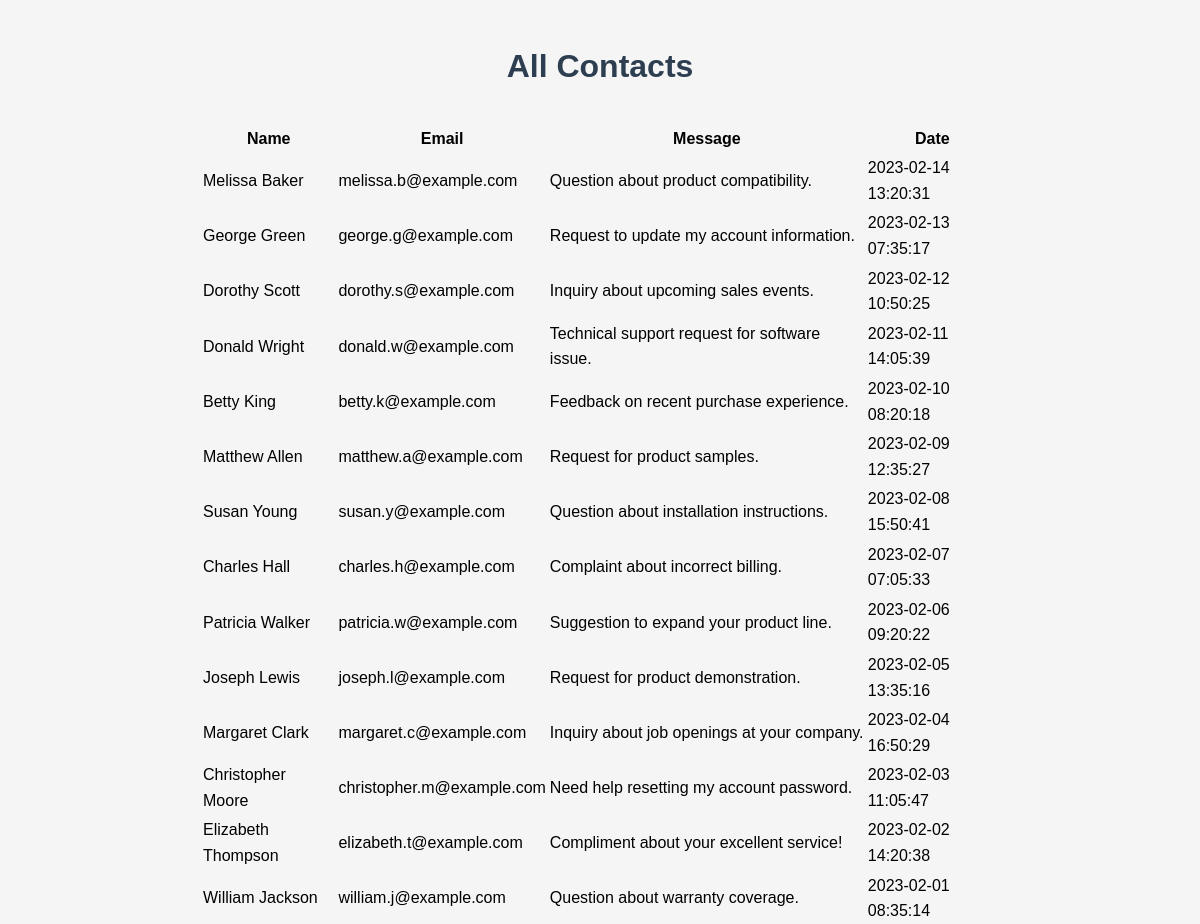
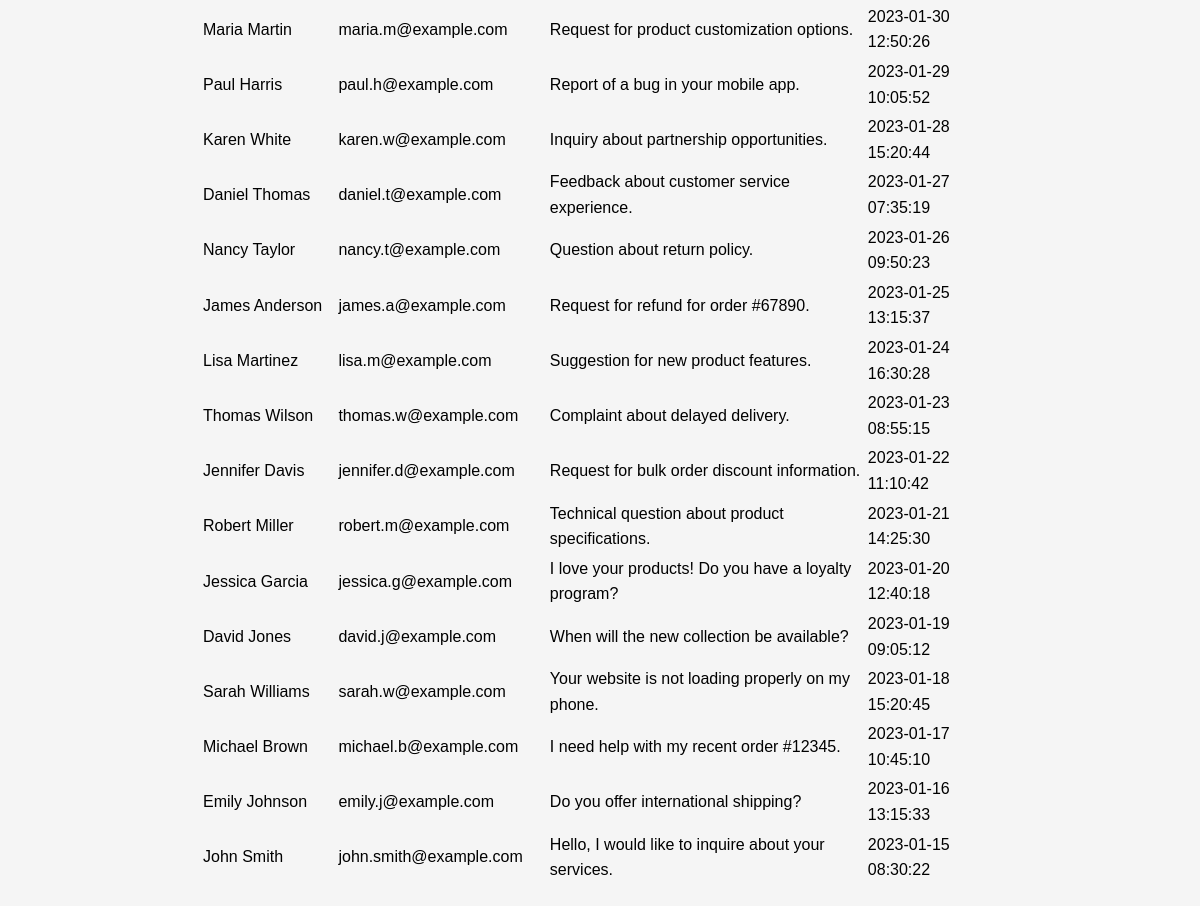
The app's page /view_contacts.php with its own data (2 pictures, top to bottom).
### tables this page shows
CREATE TABLE `contacts` (
  `id` int(11) NOT NULL,
  `name` varchar(100) NOT NULL,
  `email` varchar(100) NOT NULL,
  `message` text DEFAULT NULL,
  `created_at` timestamp NOT NULL DEFAULT current_timestamp()
);

### view_contacts.php (the view, shortened to what this page needs)
<?php
require 'includes/db_connect.php';
$sql = "SELECT * FROM contacts ORDER BY created_at DESC";
$result = $conn->query($sql);
?>
<!DOCTYPE html>
<html>
<head>
    <link rel="stylesheet" href="assets/css/style.css">
</head>
<body>
    <h1>All Contacts</h1>
    <table>
        <tr>
            <th>Name</th>
            <th>Email</th>
            <th>Message</th>
            <th>Date</th>
        </tr>
        <?php while($row = $result->fetch_assoc()): ?>
        <tr>
            <td><?= htmlspecialchars($row['name']) ?></td>
            <td><?= htmlspecialchars($row['email']) ?></td>
            <td><?= htmlspecialchars($row['message']) ?></td>
            <td><?= $row['created_at'] ?></td>
        </tr>
        <?php endwhile; ?>
    </table>
</body>
</html>

### assets/css/style.css (style rules this page uses)
body { font-family: 'Arial', sans-serif; line-height: 1.6; background: #f5f5f5; padding: 20px; max-width: 800px; margin: 0 auto; }
h1 { color: #2c3e50; text-align: center; margin-bottom: 30px; }

### records on screen
contacts: name "Melissa Baker", email "melissa.b@example.com", message "Question about product compatibility.", created_at "2023-02-14 13:20:31"
contacts: name "George Green", email "george.g@example.com", message "Request to update my account information.", created_at "2023-02-13 07:35:17"
contacts: name "Dorothy Scott", email "dorothy.s@example.com", message "Inquiry about upcoming sales events.", created_at "2023-02-12 10:50:25"
contacts: name "Donald Wright", email "donald.w@example.com", message "Technical support request for software issue.", created_at "2023-02-11 14:05:39"
contacts: name "Betty King", email "betty.k@example.com", message "Feedback on recent purchase experience.", created_at "2023-02-10 08:20:18"
contacts: name "Matthew Allen", email "matthew.a@example.com", message "Request for product samples.", created_at "2023-02-09 12:35:27"
contacts: name "Susan Young", email "susan.y@example.com", message "Question about installation instructions.", created_at "2023-02-08 15:50:41"
contacts: name "Charles Hall", email "charles.h@example.com", message "Complaint about incorrect billing.", created_at "2023-02-07 07:05:33"
contacts: name "Patricia Walker", email "patricia.w@example.com", message "Suggestion to expand your product line.", created_at "2023-02-06 09:20:22"
contacts: name "Joseph Lewis", email "joseph.l@example.com", message "Request for product demonstration.", created_at "2023-02-05 13:35:16"
contacts: name "Margaret Clark", email "margaret.c@example.com", message "Inquiry about job openings at your company.", created_at "2023-02-04 16:50:29"
contacts: name "Christopher Moore", email "christopher.m@example.com", message "Need help resetting my account password.", created_at "2023-02-03 11:05:47"
contacts: name "Elizabeth Thompson", email "elizabeth.t@example.com", message "Compliment about your excellent service!", created_at "2023-02-02 14:20:38"
contacts: name "William Jackson", email "william.j@example.com", message "Question about warranty coverage.", created_at "2023-02-01 08:35:14"
contacts: name "Maria Martin", email "maria.m@example.com", message "Request for product customization options.", created_at "2023-01-30 12:50:26"
contacts: name "Paul Harris", email "paul.h@example.com", message "Report of a bug in your mobile app.", created_at "2023-01-29 10:05:52"
contacts: name "Karen White", email "karen.w@example.com", message "Inquiry about partnership opportunities.", created_at "2023-01-28 15:20:44"
contacts: name "Daniel Thomas", email "daniel.t@example.com", message "Feedback about customer service experience.", created_at "2023-01-27 07:35:19"
contacts: name "Nancy Taylor", email "nancy.t@example.com", message "Question about return policy.", created_at "2023-01-26 09:50:23"
contacts: name "James Anderson", email "james.a@example.com", message "Request for refund for order #67890.", created_at "2023-01-25 13:15:37"
contacts: name "Lisa Martinez", email "lisa.m@example.com", message "Suggestion for new product features.", created_at "2023-01-24 16:30:28"
contacts: name "Thomas Wilson", email "thomas.w@example.com", message "Complaint about delayed delivery.", created_at "2023-01-23 08:55:15"
contacts: name "Jennifer Davis", email "jennifer.d@example.com", message "Request for bulk order discount information.", created_at "2023-01-22 11:10:42"
contacts: name "Robert Miller", email "robert.m@example.com", message "Technical question about product specifications.", created_at "2023-01-21 14:25:30"
contacts: name "Jessica Garcia", email "jessica.g@example.com", message "I love your products! Do you have a loyalty program?", created_at "2023-01-20 12:40:18"
contacts: name "David Jones", email "david.j@example.com", message "When will the new collection be available?", created_at "2023-01-19 09:05:12"
contacts: name "Sarah Williams", email "sarah.w@example.com", message "Your website is not loading properly on my phone.", created_at "2023-01-18 15:20:45"
contacts: name "Michael Brown", email "michael.b@example.com", message "I need help with my recent order #12345.", created_at "2023-01-17 10:45:10"
contacts: name "Emily Johnson", email "emily.j@example.com", message "Do you offer international shipping?", created_at "2023-01-16 13:15:33"
contacts: name "John Smith", email "john.smith@example.com", message "Hello, I would like to inquire about your services.", created_at "2023-01-15 08:30:22"
